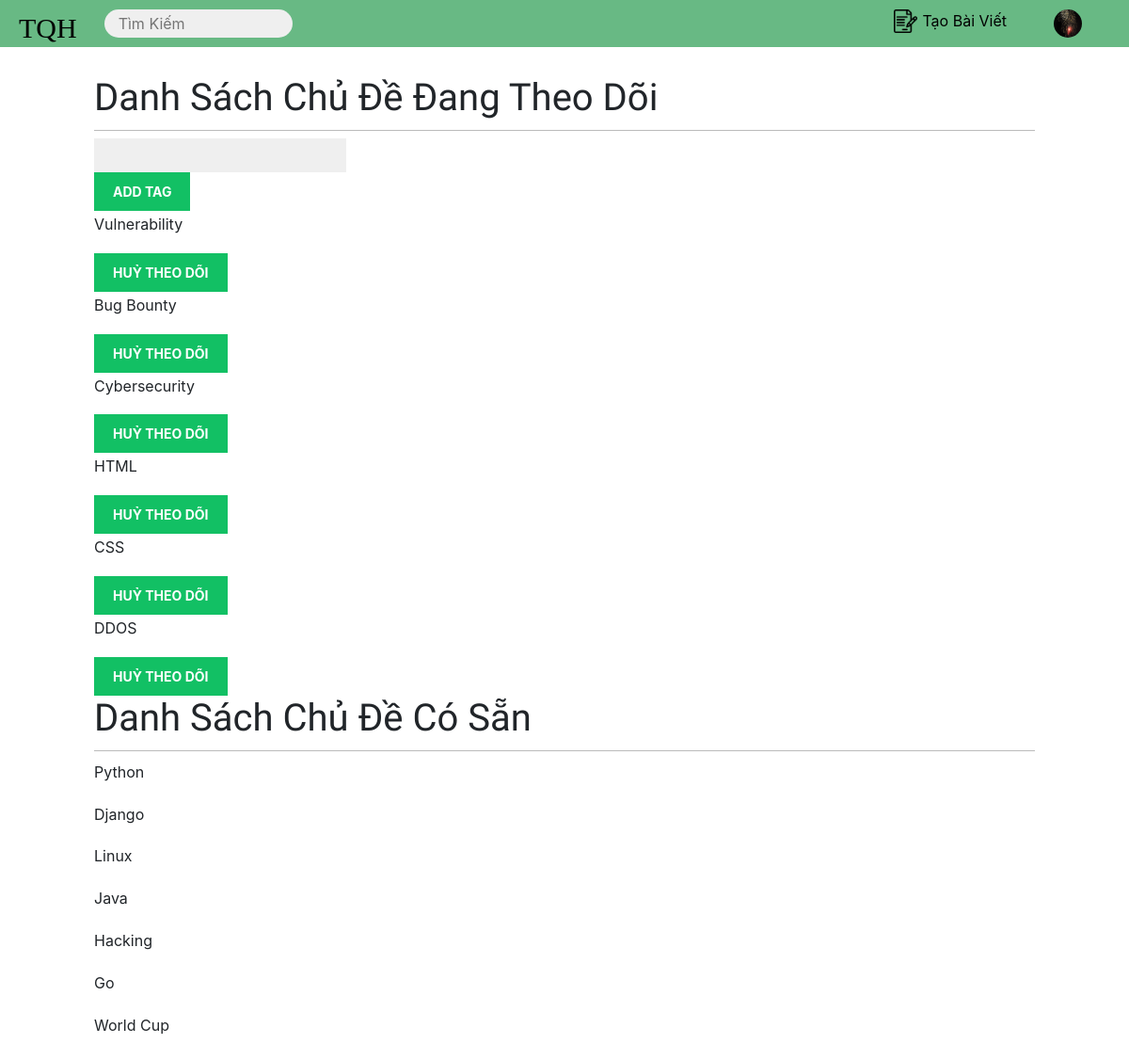
Screenshot of /tags/ (signed in) with the database file from the repository.
### account/models.py (models this page shows, shortened)
class Profile(models.Model):
    user = models.OneToOneField(settings.AUTH_USER_MODEL, on_delete=models.CASCADE)
    date_of_birth = models.DateField(blank=True, null=True)
    photo = models.ImageField(upload_to='users/%Y/%m/%d/', blank=True)
    tags = models.ManyToManyField(Tag)
    bookmark = models.ManyToManyField(Post)

### article/models.py (models this page shows, shortened)
class Tag(models.Model):
    name = models.CharField(max_length=50)

### article/views.py (the view)
# urls.py: path('tags/', views.tag, name='tag_manager'),
@login_required
def tag(request):
    context = {'section':'tags'}
    user = request.user
    tags = user.profile.tags.all()
    new_tags = Tag.objects.all()
    context['tags'] = tags
    context['new_tags'] = new_tags
    return render(
        request=request,
        template_name='article/tags.html' ,
        context=context
    )

### templates/article/tags.html (shortened to what this page needs)
{% extends 'base.html' %}
{% block content %}
<h1>Danh Sách Chủ Đề Đang Theo Dõi</h1>
<form action="{% url 'article:add_tag' %}" method="post">
    <input type="text" name="tag" id="">
    <input type="submit" value="Add Tag" id="submit_add_tag">
</form>
    {% for tag in tags %}
        <div class="tag_manage">
            <p>{{ tag.name }}</p>
            <form action="{% url 'article:unfollow_tag' tag.name %}" method="get">
                <input type="submit" value="Huỷ Theo Dõi">
            </form>
        </div>
    {% endfor %}
<h1>Danh Sách Chủ Đề Có Sẵn</h1>
{% for  tag in new_tags %}
        {% if tag not in tags %}
            <p>{{ tag.name }}</p>
        {% endif %}
{% endfor %}
{% endblock content %}

### templates/base.html (shortened to what this page needs)
{% load static %}
<!DOCTYPE html>
<html>
<head>
  <link href="{% static "css/base.css" %}" rel="stylesheet">
  <link rel="stylesheet" href="https://cdn.jsdelivr.net/npm/bootstrap@4.3.1/dist/css/bootstrap.min.css">
  <link rel="stylesheet"href="https://cdnjs.cloudflare.com/ajax/libs/font-awesome/4.7.0/css/font-awesome.min.css">
</head>
<body>
  <header>
    <div class="logo">
      <a href="{% url 'article:home' %}">TQH</a>
    </div>
    <div class="search">
      <form action="#">
          <input type="text"
              placeholder=" Tìm Kiếm"
              name="search">
      </form>
    </div>
    {% if user.is_authenticated %}
    <div class="dropdown">
      <img src="{{user.profile.photo.url}}" alt="">
    </div>
    <div class="create_post">
      <img src="/media/icon/contract.png" alt="">
      <a href="{% url 'article:create' %}">Tạo Bài Viết</a>
    </div>
    {% endif %}
  </header>
  <div id="content">
    {% block content %}
    {% endblock %}
  </div>
</body>
</html>

### account/static/css/base.css (style rules this page uses)
body { margin:0; padding:0; font-family:helvetica, sans-serif; }
p { line-height: 1.8; }
a { color:#12c064; text-decoration:none; }
h1, h2, h3, h4, h5 , h6 { font-family: 'Muli', sans-serif; font-weight:normal; }
h1 { border-bottom:1px solid #bbb; padding:0 0 10px 0; margin:10px 0 20px 0; }
#content { padding:30px 100px; }
form { overflow:auto; }
input, textarea { clear:both; float:left; margin:0 0 10px; background:#efefef; border:0; padding:6px 10px; font-size:14px; }
input[type=submit], a.button { font-weight:bold; background:#12c064; color:#fff; padding:10px 20px; font-size:14px; text-transform:uppercase; }
header { height: 50px; width: 100%; background-color: #68B984; }
.logo { font-size: 30px; font-family: fantasy; padding-left: 20px; display: inline-flex; margin-right: 20px; align-items: flex-end; }
.logo a { color: #000; }
.search input[type=text] { width:200px; height:30px; border-radius:25px; border: none; }
.search { padding-top: 5px; margin:5px; display: inline-flex; }
.dropdown { display: inline-flex; justify-content: center; float:right; margin: 10px 50px 10px 0px; position: relative; }
.dropdown img { width: 30px; height: 30px; border-radius: 30px; }
.create_post { display: inline-flex; justify-content: center; float:right; margin: 10px 50px 10px 0px; }
.create_post a { padding-left: 5px; color: #000; }
.create_post img { width: 25px; height: 25 px; }

### rows the page displays
Tag: name "Vulnerability"
Tag: name "Bug Bounty"
Tag: name "Cybersecurity"
Tag: name "HTML"
Tag: name "CSS"
Tag: name "DDOS"
Tag: name "Python"
Tag: name "Django"
Tag: name "Linux"
Tag: name "Java"
Tag: name "Hacking"
Tag: name "Go"
Tag: name "World Cup"
